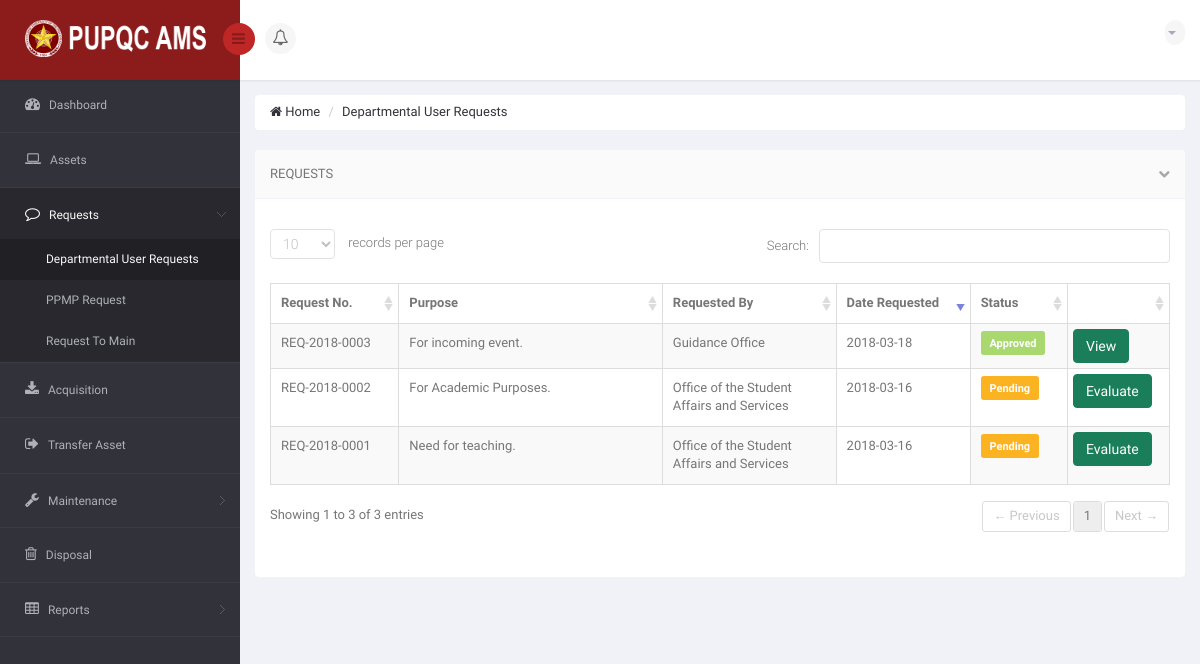
Page /DIR/PropertyOfficer/PODURequests.php (signed in) on the earlier database version.
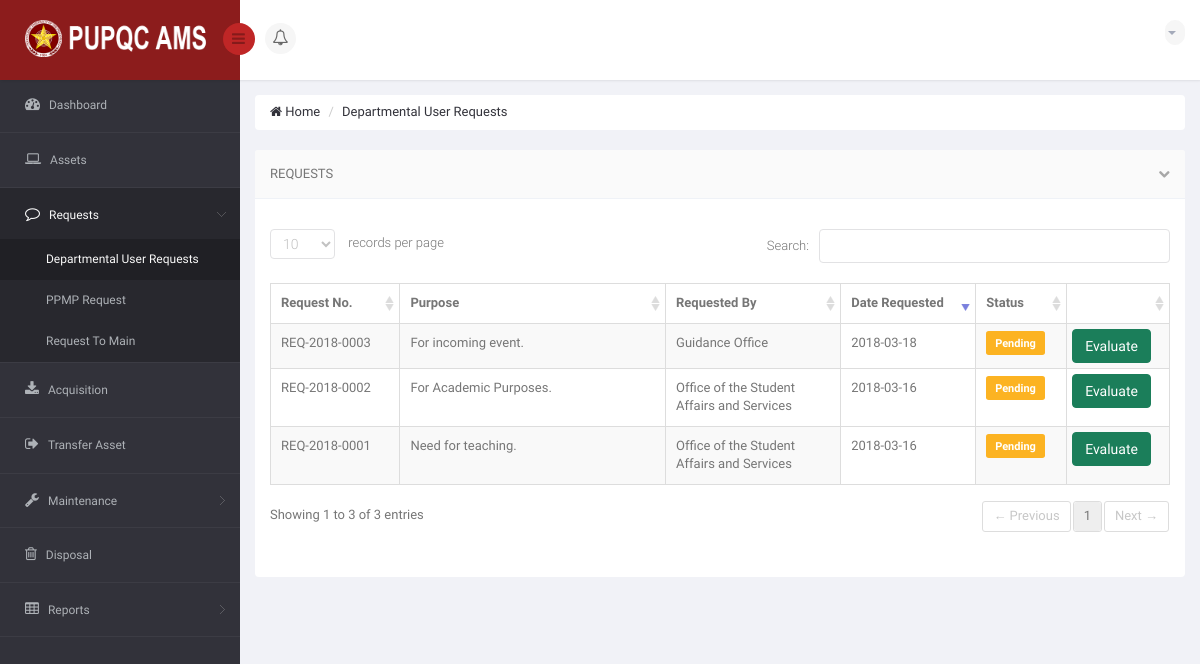
Same page on the later database version.
### tables this page shows
CREATE TABLE `ams_t_user_request_summary` (
  `URS_ID` int(11) NOT NULL,
  `URS_NO` varchar(15) NOT NULL,
  `URS_REQUEST_DATE` date NOT NULL,
  `URS_PURPOSE` varchar(350) NOT NULL,
  `URS_STATUS_TO_PO` varchar(25) NOT NULL DEFAULT 'Pending',
  `URS_APPROVED_DATE` date DEFAULT NULL,
  `URS_REJECT_DATE` date DEFAULT NULL,
  `URS_REMARKS` varchar(350) DEFAULT NULL,
  `URS_VIEW_BY_USER` int(11) NOT NULL DEFAULT '0',
  `URS_VIEW_BY_PO` int(11) NOT NULL DEFAULT '0',
  `URS_VIEW_BY_USER_MAIN` int(11) NOT NULL DEFAULT '0'
);

CREATE TABLE `ams_r_office` (
  `O_ID` int(11) NOT NULL,
  `O_CODE` varchar(50) NOT NULL,
  `O_NAME` varchar(120) NOT NULL,
  `C_ID` int(11) NOT NULL
);

### DIR/PropertyOfficer/PODURequests.php (the view, shortened to what this page needs)
<!DOCTYPE html>
<html lang="en">
<head>
    <link href="../../bs3/css/bootstrap.min.css" rel="stylesheet">
    <link href="../../css/bootstrap-reset.css" rel="stylesheet">
    <link href="../../font-awesome/css/font-awesome.css" rel="stylesheet" />
    <link href="../../js/advanced-datatable/css/demo_page.css" rel="stylesheet" />
    <link href="../../js/advanced-datatable/css/demo_table.css" rel="stylesheet" />
    <link rel="stylesheet" href="../../js/data-tables/DT_bootstrap.css" />
    <link href="../../css/style.css" rel="stylesheet">
    <link href="../../css/style-responsive.css" rel="stylesheet" />
    <link href="../../js/iCheck/skins/minimal/minimal.css" rel="stylesheet">
    <link href="../../js/iCheck/skins/minimal/red.css" rel="stylesheet">
    <link href="../../js/iCheck/skins/minimal/green.css" rel="stylesheet">
    <link href="../../js/iCheck/skins/minimal/blue.css" rel="stylesheet">
    <link href="../../js/iCheck/skins/minimal/yellow.css" rel="stylesheet">
    <link href="../../js/iCheck/skins/minimal/purple.css" rel="stylesheet">
    <link href="../../js/iCheck/skins/square/square.css" rel="stylesheet">
    <link href="../../js/iCheck/skins/square/red.css" rel="stylesheet">
    <link href="../../js/iCheck/skins/square/green.css" rel="stylesheet">
    <link href="../../js/iCheck/skins/square/blue.css" rel="stylesheet">
    <link href="../../js/iCheck/skins/square/yellow.css" rel="stylesheet">
    <link href="../../js/iCheck/skins/square/purple.css" rel="stylesheet">
    <link href="../../js/iCheck/skins/flat/grey.css" rel="stylesheet">
    <link href="../../js/iCheck/skins/flat/red.css" rel="stylesheet">
    <link href="../../js/iCheck/skins/flat/green.css" rel="stylesheet">
    <link href="../../js/iCheck/skins/flat/blue.css" rel="stylesheet">
    <link href="../../js/iCheck/skins/flat/yellow.css" rel="stylesheet">
    <link href="../../js/iCheck/skins/flat/purple.css" rel="stylesheet">
    <link rel="stylesheet" type="text/css" href="../../js/select2/select2.css" />
    <link rel="stylesheet" type="text/css" href="../../js/bootstrap-daterangepicker/daterangepicker-bs3.css" />
    <link rel="stylesheet" type="text/css" href="../../js/bootstrap-datetimepicker/css/datetimepicker.css" />
    <link rel="stylesheet" type="text/css" href="../../js/bootstrap-datepicker/css/datepicker.css" />
    <link href="../../js/plugins/sweetalert/sweetalert.css" type="text/css" rel="stylesheet" media="screen,projection">
</head>
<body>
<section id="container" >
<header class="header fixed-top clearfix">
<div class="brand">
    <a href="PODashboard.php" class="logo">
        <img src="../../images/pupqcnew.png" style="width: 193px; height: 37px;" alt="">
    </a>
    <div class="sidebar-toggle-box">
        <div class="fa fa-bars"></div>
    </div>
</div>
<div class="nav notify-row" id="top_menu">
    <ul class="nav top-menu">
        <li id="header_notification_bar" class="dropdown">
            <a data-toggle="dropdown" class="dropdown-toggle" href="#">
                <i class="fa fa-bell-o"></i>
            </a>
        </li>
    </ul>
</div>
<div class="top-nav clearfix">
    <ul class="nav pull-right top-menu">
        <li class="dropdown">
            <a data-toggle="dropdown" class="dropdown-toggle" href="#">
                <?php
                    include('../Connection/db.php');
                  ?>
                <b class="caret"></b>
            </a>
        </li>
    </ul>
</div>
</header>
<aside>
    <div id="sidebar" class="nav-collapse">
        <div class="leftside-navigation">
    <ul class="sidebar-menu" id="nav-accordion">
        <li>
            <a href="PODashboard.php">
                <i class="fa fa-dashboard"></i>
                <span>Dashboard</span>
            </a>
        </li>
        <li>
            <a href="POAsset.php">
                <i class="fa fa-laptop"></i>
                <span>Assets</span>
            </a>
        </li>
        <li class="sub-menu">
            <a href="javascript:;" class="active">
                <i class="fa fa-comment-o"></i>
                <span>Requests</span>
            </a>
            <ul class="sub">
                <li class="active"><a href="PODURequests.php">Departmental User Requests</a></li>
                <li><a href="POPPMP.php">PPMP Request</a></li>
                <li><a href="PORequestToMain.php">Request To Main</a></li>
            </ul>
        </li>
        <li>
            <a href="POAcquisition.php">
                <i class="fa fa-download"></i>
                <span>Acquisition</span>
            </a>
        </li>
        <li>
            <a href="POTransferAsset.php">
                <i class="fa fa-sign-out"></i>
                <span>Transfer Asset</span>
            </a>
        </li>
        <li class="sub-menu">
            <a href="javascript:;">
                <i class="fa fa-wrench"></i>
                <span>Maintenance</span>
            </a>
        </li>
        <li>
            <a href="PODisposal.php">
                <i class="fa fa-trash-o"></i>
                <span>Disposal</span>
            </a>
        </li>
        <li class="sub-menu">
            <a href="javascript:;">
                <i class="fa fa fa-table"></i>
                <span>Reports</span>
            </a>
        </li>
    </ul>
</div
    </div>
</aside>
    <section id="main-content">
        <section class="wrapper">
            <div class="row">
                <div class="col-md-12">
                    <ul class="breadcrumb">
                        <li><a href="PODashboard.php"><i class="fa fa-home"></i> Home</a></li>
                        <li><a href="PORequisitionRequests.php">Departmental User Requests</a></li>
                    </ul>
                </div>
            </div>
            <div class="row">
                <div class="col-sm-12">
                    <section class="panel">
                        <header class="panel-heading">
                            Requests
                            <span class="tools pull-right">
                                <a href="javascript:;" class="fa fa-chevron-down"></a>
                             </span>
                        </header>
                        <div class="panel-body">
                            <div class="adv-table">
                                <table  class="display table table-bordered table-striped" id="dynamic-table">
                                    <thead>
                                        <tr>
                                            <th style="width: 135px;">Request No.</th>
                                            <th style="">Purpose</th>
                                            <th style="width: 175px;">Requested By</th>
                                            <th style="width: 140px;">Date Requested</th>
                                            <th style="width: 100px;">Status</th>
                                            <th style="width: 95px;"></th>
                                        </tr>
                                    </thead>
                                    <tbody>
                                        <?php
                                            $sql = "SELECT * FROM `ams_t_user_request_summary` AS URS INNER JOIN `ams_t_user_request` AS UR ON UR.URS_ID = URS.URS_ID INNER JOIN `ams_r_employee_profile` AS EP ON UR.EP_ID = EP.EP_ID INNER JOIN `ams_r_office` AS O ON EP.O_ID = O.O_ID GROUP BY URS.URS_ID ORDER BY URS.URS_REQUEST_DATE DESC, URS.URS_ID DESC";
                                            $result = mysqli_query($connection, $sql) or die("Bad Query: $sql");
                                            while($row = mysqli_fetch_assoc($result))
                                            {
                                              $id = $row['URS_ID'];
                                              $no = $row['URS_NO'];
                                              $date = $row['URS_REQUEST_DATE'];
                                              $purpose = $row['URS_PURPOSE'];
                                              $officename = $row['O_NAME'];
                                              $statuz = $row['URS_STATUS_TO_PO'];
                                        ?>
                                        <tr class="gradeX">
                                            <td> <?php echo $no; ?> </td>
                                            <td> <?php echo $purpose; ?> </td>
                                            <td> <?php echo $officename; ?> </td>
                                            <td> <?php echo $date; ?> </td>
                                            <?php
                                                if ($statuz == 'Pending')
                                                {
                                            ?>
                                            <td> <p class="label label-warning label-mini" style="font-size: 11px;"> <?php echo $statuz; ?> </p>
                                            </td>
                                            <td>
                                                <a href="POViewRequestFromDU.php?viewrequests=<?php echo $id; ?>" class="btn btn-success" style="margin: -5px;">Evaluate</a>
                                            </td>
                                            <?php
                                                }
                                                elseif ($statuz == 'Approved')
                                                {
                                            ?>
                                            <td> <p class="label label-success label-mini" style="font-size: 11px;"> <?php echo $statuz; ?> </p>
                                            </td>
                                            <td>
                                                <a href="POViewRequestToMain.php?reqmain=<?php echo $id; ?>" class="btn btn-success" style="margin: -5px;" >View</a>
                                            </td>
                                            <?php
                                                }
                                            ?>
                                        </tr>
                                        <?php
                                            }
                                        ?>
                                    </tbody>
                                </table>
                            </div>
                        </div>
                    </section>
                </div>
            </div>
        </section>
    </section>
</section>
</body>
</html>

### js/advanced-datatable/css/demo_table.css (style rules this page uses)
table.display { margin: 0 auto; clear: both; width: 100%; }
table.display thead th { padding: 3px 18px 3px 10px; border-bottom: 1px solid black; font-weight: bold; cursor: pointer; * cursor: hand; }
table.display td { padding: 3px 10px; }
.sorting_desc { background: url('../images/sort_desc.png') no-repeat center right; }
.sorting { background: url('../images/sort_both.png') no-repeat center right; }
table.display tr.odd.gradeX { background-color: #ffdddd; }
table.display tr.even.gradeX { background-color: #ffeeee; }
tr.odd { background-color: #F9F9F9; }
tr.even { background-color: white; }
tr.odd td.sorting_1 { background-color: #D3D6FF; }
tr.even td.sorting_1 { background-color: #EAEBFF; }
tr.odd.gradeX td.sorting_1 { background-color: #ffc4c4; }
tr.even.gradeX td.sorting_1 { background-color: #ffd5d5; }
table.display tr.gradeX { background-color: #ffdddd; }

Differences in the rows shown:
changed ams_t_user_request_summary "REQ-2018-0003": URS_STATUS_TO_PO "Approved" → "Pending"; URS_STATUS_TO_PO "View" → "Evaluate"
